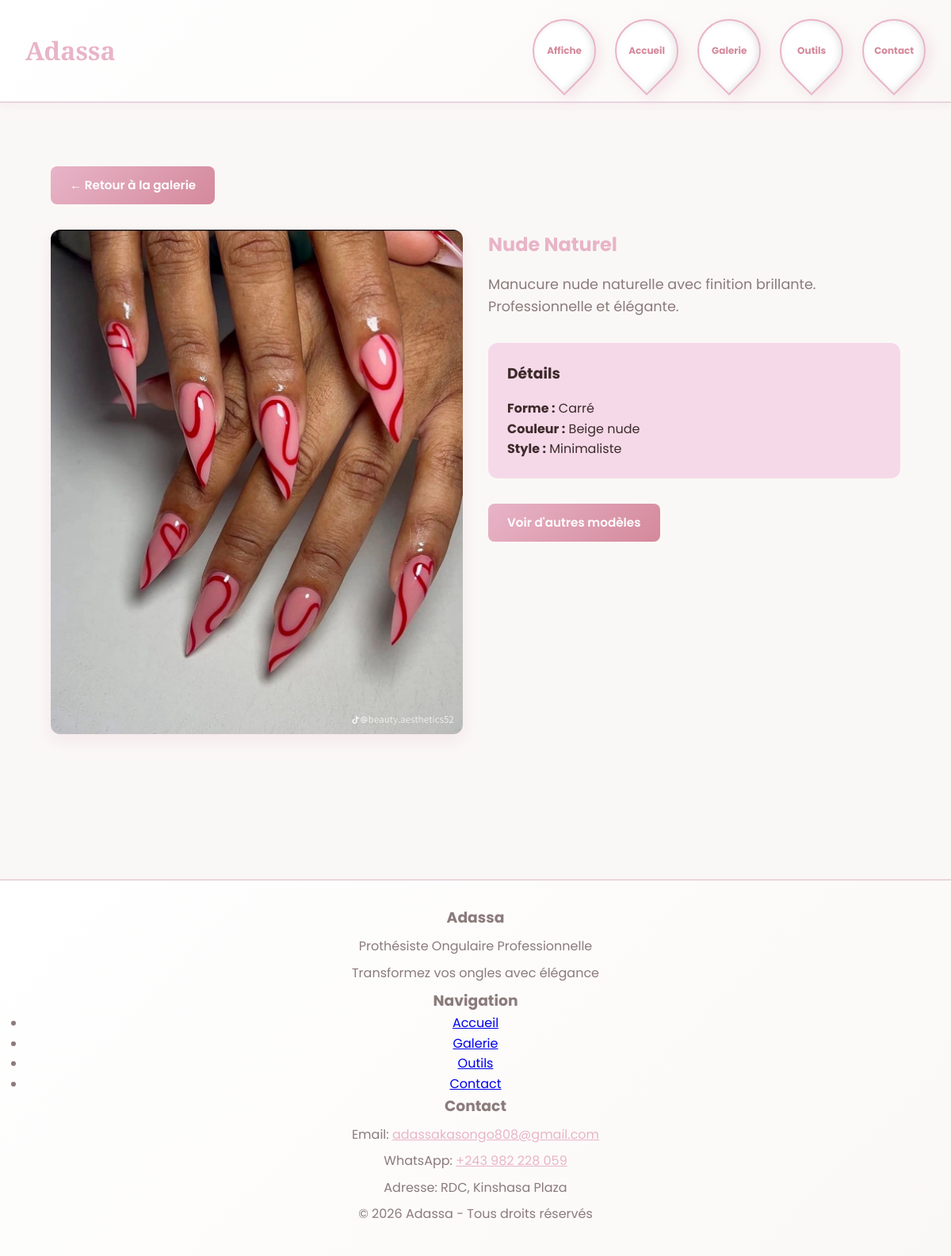
/detail.php?id=8, run on the app's committed database.
### tables this page shows
CREATE TABLE IF NOT EXISTS modeles (
    id INT AUTO_INCREMENT PRIMARY KEY,
    nom VARCHAR(100) NOT NULL,
    description TEXT NOT NULL,
    forme VARCHAR(50),
    couleur VARCHAR(100),
    style VARCHAR(50),
    image VARCHAR(255) NOT NULL,
    date_creation TIMESTAMP DEFAULT CURRENT_TIMESTAMP,
    date_modification TIMESTAMP DEFAULT CURRENT_TIMESTAMP ON UPDATE CURRENT_TIMESTAMP
);

### data_fallback.php (called while the page is built, shortened)
<?php
function getModeleById($id) {
    global $conn, $fallback_modeles;
    if ($conn) {
        $id = intval($id);
        $sql = "SELECT * FROM modeles WHERE id = $id";
        $result = $conn->query($sql);
        if ($result && $result->num_rows > 0) {
            return $result->fetch_assoc();
        }
    }
    return null;
}
?>

### detail.php (the view, shortened to what this page needs)
<?php
include 'header.php';
$id = isset($_GET['id']) ? intval($_GET['id']) : 0;
$modele = getModeleById($id);
?>
    <section class="section">
        <a href="galerie.php" class="btn" style="margin-bottom: 2rem;">← Retour à la galerie</a>
        <div style="display: grid; grid-template-columns: 1fr 1fr; gap: 2rem; align-items: start;">
            <div>
                <img src="<?php echo htmlspecialchars($modele['image']); ?>"
                     alt="<?php echo htmlspecialchars($modele['nom']); ?>"
                     style="width: 100%; border-radius: 12px; box-shadow: 0 8px 20px rgba(232, 180, 200, 0.25);">
            </div>
            <div>
                <h1 style="color: var(--color-primary); margin-bottom: 1rem;"><?php echo htmlspecialchars($modele['nom']); ?></h1>
                <p style="font-size: 1.1rem; color: var(--color-text-light); margin-bottom: 2rem;">
                    <?php echo htmlspecialchars($modele['description']); ?>
                </p>
                <div style="background: var(--color-primary-light); padding: 1.5rem; border-radius: 12px; margin-bottom: 2rem;">
                    <h3 style="margin-bottom: 1rem;">Détails</h3>
                    <p><strong>Forme :</strong> <?php echo htmlspecialchars($modele['forme'] ?? 'Non spécifiée'); ?></p>
                    <p><strong>Couleur :</strong> <?php echo htmlspecialchars($modele['couleur'] ?? 'Non spécifiée'); ?></p>
                    <p><strong>Style :</strong> <?php echo htmlspecialchars($modele['style'] ?? 'Non spécifié'); ?></p>
                </div>
                <a href="galerie.php" class="btn">Voir d'autres modèles</a>
            </div>
        </div>
    </section>
<?php
include 'footer.php';
?>

### style.css (style rules this page uses)
* { margin: 0; padding: 0; box-sizing: border-box; }
:root { --color-primary: #E8B4C8; --color-primary-light: #F5D9E8; --color-primary-dark: #D4899B; --color-background: #FAF8F6; --color-text: #3D2B2B; --color-text-light: #8B7B7B; --color-accent: #C4A5B8; --color-border: #E8D5E0; }
html, body { font-family: 'Poppins', sans-serif; color: var(--color-text); background-color: var(--color-background); line-height: 1.6; }
.section { margin-bottom: 3rem; padding: 2rem; border-radius: 12px; }
.btn { display: inline-block; padding: 0.75rem 1.5rem; background: linear-gradient(135deg, var(--color-primary) 0%, var(--color-primary-dark) 100%); color: white; text-decoration: none; border-radius: 8px; font-weight: 600; transition: all 0.3s ease; border: none; cursor: pointer; font-size: 0.95rem; }

### data on the page
modeles: image (picture), nom "Nude Naturel", description "Manucure nude naturelle avec finition brillante. Professionnelle et élégante.", forme "Carré", couleur "Beige nude", style "Minimaliste"
